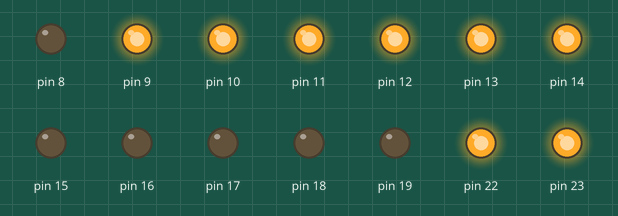
Recording of a sketch running on a simulated Arduino Uno, built with avr-gcc and run on an emulated ATmega328P. Shown: output pins drawn as LEDs (lit = HIGH).

Above: at 0.5 s.
At 2.5 s:
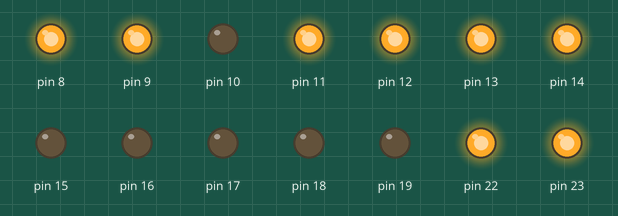
At 4.5 s:
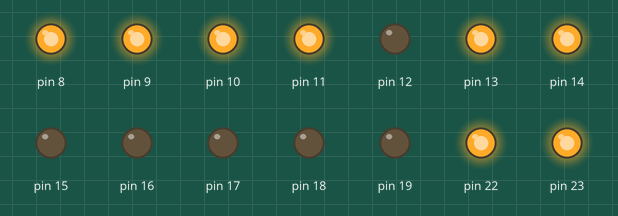
At 9.5 s:
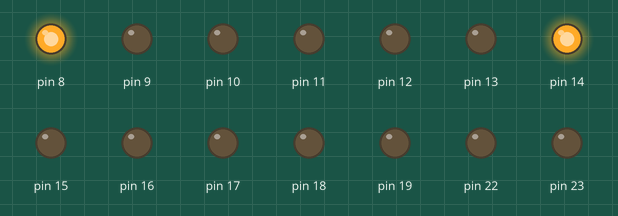
At 14.5 s:
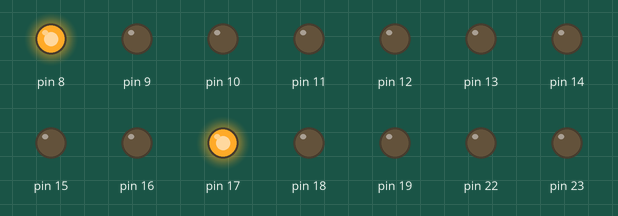
At 19.5 s:
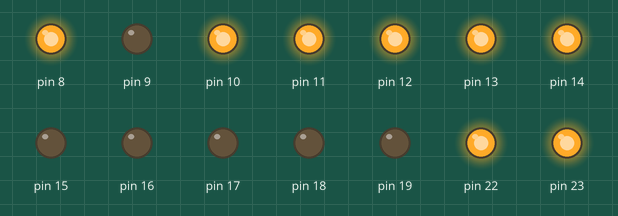
Timing chart, 0 to 20.7 s (numbered marks = the images above):
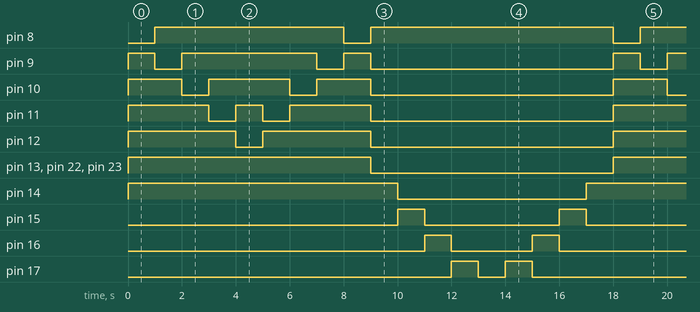

The sketch:

5.1_Challenge.ino
```cpp
#include <avr/io.h>
#include <avr/interrupt.h>
#include <util/delay.h>

int main()
{
  DDRC = 0b111111111;
  DDRB = 0b111111111;
  PORTB = 0b11111111;
  PORTC = 0b00000000;

  while(1)
  {

//----------Row-Wise from here----------\\

    PORTB = 0b11111110;
    PORTC = 0b00000001;
    _delay_ms(1000);
    PORTB = 0b11111101;
    PORTC = 0b00000001;
    _delay_ms(1000);
    PORTB = 0b11111011;
    PORTC = 0b00000001;
    _delay_ms(1000);
    PORTB = 0b11110111;
    PORTC = 0b00000001;
    _delay_ms(1000);
    PORTB = 0b11101111;
    PORTC = 0b00000001;
    _delay_ms(1000);
    PORTB = 0b11110111;
    PORTC = 0b00000001;
    _delay_ms(1000);
    PORTB = 0b11111011;
    PORTC = 0b00000001;
    _delay_ms(1000);
    PORTB = 0b11111101;
    PORTC = 0b00000001;
    _delay_ms(1000);
    PORTB = 0b11111110;
    PORTC = 0b00000001;
    _delay_ms(1000);
    PORTB = 0b00000000;
    PORTC = 0b00000000;


//----------Column-Wise from here----------\\

    PORTC = 0b00000001;
    PORTB = 0b00000001;
    _delay_ms(1000);
    PORTC = 0b00000010;
    PORTB = 0b00000001;
    _delay_ms(1000);
    PORTC = 0b00000100;
    PORTB = 0b00000001;
    _delay_ms(1000);
    PORTC = 0b00001000;
    PORTB = 0b00000001;
    _delay_ms(1000);
    PORTC = 0b00010000;
    PORTB = 0b00000001;
    _delay_ms(1000);
    PORTC = 0b00001000;
    PORTB = 0b00000001;
    _delay_ms(1000);
    PORTC = 0b00000100;
    PORTB = 0b00000001;
    _delay_ms(1000);
    PORTC = 0b00000010;
    PORTB = 0b00000001;
    _delay_ms(1000);
    PORTC = 0b00000001;
    PORTB = 0b00000001;
    _delay_ms(1000);
    PORTC = 0b00000000;
    PORTB = 0b00000000;


  }
}
```

Measured:
- by itself, pin 8: LOW → HIGH at 1.0 s, → LOW 7.0 s later, → HIGH 1.0 s later, → LOW 9.0 s later, … (9 changes in this stretch)
- by itself, pin 9: repeats every 18.0 s: LOW 1.0 s, HIGH 5.0 s, LOW 1.0 s, HIGH 1.0 s, LOW 9.0 s, HIGH 1.0 s
- by itself, pin 10: repeats every 18.0 s: LOW 1.0 s, HIGH 3.0 s, LOW 1.0 s, HIGH 2.0 s, LOW 9.0 s, HIGH 2.0 s
- by itself, pin 11: repeats every 18.0 s: LOW 1.0 s, HIGH 1.0 s, LOW 1.0 s, HIGH 3.0 s, LOW 9.0 s, HIGH 3.0 s
- by itself, pin 12: LOW → HIGH at 0.00 s, → LOW 4.0 s later, → HIGH 1.0 s later, → LOW 4.0 s later, … (9 changes in this stretch)
- by itself, pin 13, pin 22, pin 23: alternates HIGH for 9.0 s and LOW for 9.0 s
- by itself, pin 14: alternates HIGH for 10.5 s and LOW for 7.0 s
- by itself, pin 15: LOW → HIGH at 10.0 s, → LOW 1.0 s later, → HIGH 5.0 s later, → LOW 1.0 s later, … (8 changes in this stretch)
